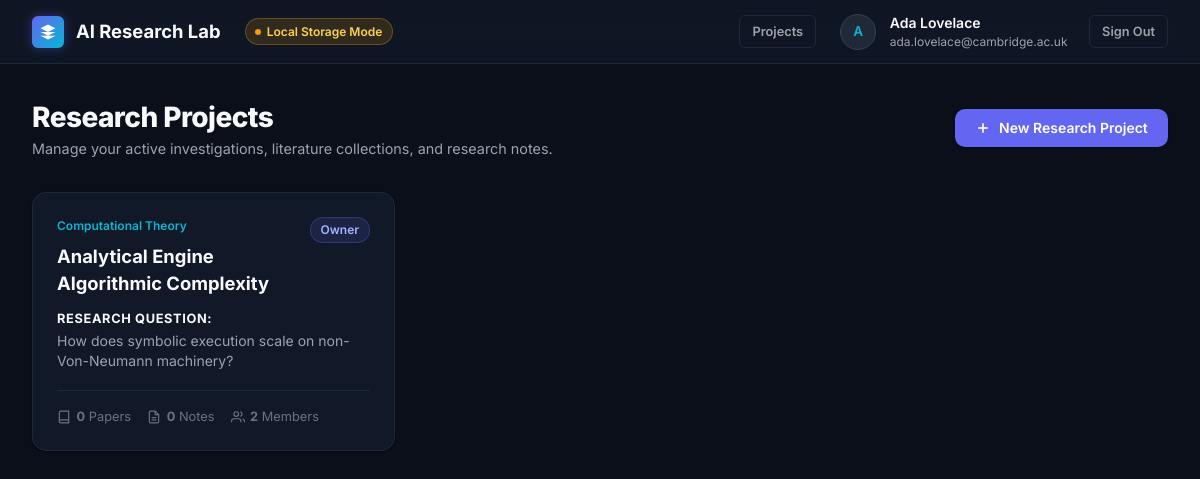
Page /dashboard (signed in) on the committed database.
### tables this page shows
CREATE TABLE project_members (
        id TEXT PRIMARY KEY,
        project_id TEXT NOT NULL,
        user_id TEXT NOT NULL,
        role TEXT NOT NULL CHECK (role IN ('owner', 'researcher', 'viewer')),
        joined_at TEXT NOT NULL,
        UNIQUE(project_id, user_id),
        FOREIGN KEY (project_id) REFERENCES projects(id) ON DELETE CASCADE,
        FOREIGN KEY (user_id) REFERENCES profiles(id) ON DELETE CASCADE
    );

CREATE TABLE projects (
        id TEXT PRIMARY KEY,
        title TEXT NOT NULL,
        research_question TEXT,
        domain TEXT,
        description TEXT,
        created_by TEXT NOT NULL,
        created_at TEXT NOT NULL,
        updated_at TEXT NOT NULL,
        FOREIGN KEY (created_by) REFERENCES profiles(id) ON DELETE CASCADE
    );

### app.py (the view)
@app.route("/dashboard")
@login_required
def dashboard():
    user = session["user"]
    projects = db.get_user_projects(user["id"])
    return render_template("dashboard.html", projects=projects)

### app.py (called while the page is built)
def login_required(f):
    @wraps(f)
    def decorated_function(*args, **kwargs):
        if "user" not in session or not session["user"].get("id"):
            flash("Please sign in to access your research workspace.", "info")
            return redirect(url_for("login", next=request.url))
        return f(*args, **kwargs)
    return decorated_function

@app.context_processor
def inject_global_context():
    return {
        "current_user": session.get("user"),
        "is_supabase_live": db.IS_SUPABASE_CONFIGURED,
        "app_env": os.getenv("APP_ENV", "development")
    }

### templates/dashboard.html (shortened to what this page needs)
{% extends "base.html" %}
{% block content %}
<div style="display: flex; align-items: center; justify-content: space-between; margin-bottom: 2rem;">
  <div>
    <h1 style="font-size: 1.75rem; font-weight: 800; letter-spacing: -0.02em;">Research Projects</h1>
    <p style="color: var(--text-secondary); font-size: 0.9rem;">
      Manage your active investigations, literature collections, and research notes.
    </p>
  </div>
  <button class="btn btn-primary" onclick="openModal('modal-new-project')" id="btn-new-project">
    <svg width="16" height="16" viewBox="0 0 24 24" fill="none" stroke="currentColor" stroke-width="2.5">
      <line x1="12" y1="5" x2="12" y2="19"></line>
      <line x1="5" y1="12" x2="19" y2="12"></line>
    </svg>
    New Research Project
  </button>
</div>
{% if projects %}
  <div class="grid-projects">
    {% for proj in projects %}
      <a href="{{ url_for('project_view', project_id=proj.id) }}" class="card card-hover project-card" id="project-card-{{ proj.id }}">
        <div class="project-card-header">
          <div>
            {% if proj.domain %}
              <div class="project-card-domain">{{ proj.domain }}</div>
            {% endif %}
            <h2 class="project-card-title">{{ proj.title }}</h2>
          </div>
          <span class="badge badge-{{ proj.role }}">{{ proj.role }}</span>
        </div>
        {% if proj.research_question %}
          <div class="project-card-rq">
            <strong style="color: var(--text-primary); font-size: 0.8rem; text-transform: uppercase; letter-spacing: 0.05em; display: block; margin-bottom: 0.2rem;">Research Question:</strong>
            {{ proj.research_question | truncate(110) }}
          </div>
        {% elif proj.description %}
          <div class="project-card-rq">
            {{ proj.description | truncate(110) }}
          </div>
        {% else %}
          <div class="project-card-rq" style="color: var(--text-muted); font-style: italic;">
            No research question set.
          </div>
        {% endif %}
        <div class="project-metrics">
          <div class="metric-item" title="Saved Literature">
            <svg viewBox="0 0 24 24" fill="none" stroke="currentColor" stroke-width="2">
              <path d="M4 19.5A2.5 2.5 0 0 1 6.5 17H20"/>
              <path d="M6.5 2H20v20H6.5A2.5 2.5 0 0 1 4 19.5v-15A2.5 2.5 0 0 1 6.5 2z"/>
            </svg>
            <span><strong>{{ proj.papers_count }}</strong> Papers</span>
          </div>
          <div class="metric-item" title="Research Notes">
            <svg viewBox="0 0 24 24" fill="none" stroke="currentColor" stroke-width="2">
              <path d="M14 2H6a2 2 0 0 0-2 2v16a2 2 0 0 0 2 2h12a2 2 0 0 0 2-2V8z"/>
              <polyline points="14 2 14 8 20 8"/>
              <line x1="16" y1="13" x2="8" y2="13"/>
              <line x1="16" y1="17" x2="8" y2="17"/>
            </svg>
            <span><strong>{{ proj.notes_count }}</strong> Notes</span>
          </div>
          <div class="metric-item" title="Collaborators">
            <svg viewBox="0 0 24 24" fill="none" stroke="currentColor" stroke-width="2">
              <path d="M17 21v-2a4 4 0 0 0-4-4H5a4 4 0 0 0-4 4v2"/>
              <circle cx="9" cy="7" r="4"/>
              <path d="M23 21v-2a4 4 0 0 0-3-3.87"/>
              <path d="M16 3.13a4 4 0 0 1 0 7.75"/>
            </svg>
            <span><strong>{{ proj.members_count }}</strong> Members</span>
          </div>
        </div>
      </a>
    {% endfor %}
  </div>
{% endif %}
{% endblock %}

### static/css/style.css (style rules this page uses)
:root { --bg-main: #0B0F19; --bg-surface: #111827; --bg-surface-elevated: #1F2937; --bg-surface-hover: #283548; --border-subtle: #1F293D; --border-strong: #374151; --border-focus: #6366F1; --text-primary: #F9FAFB; --text-secondary: #9CA3AF; --text-muted: #6B7280; --accent-primary: #6366F1; --accent-primary-hover: #4F46E5; --accent-cyan: #06B6D4; --accent-emerald: #10B981; --accent-amber: #F59E0B; --accent-rose: #EF4444; --radius-sm: 6px; --radius-md: 10px; --radius-lg: 14px; --radius-full: 9999px; --shadow-sm: 0 1px 2px 0 rgba(0, 0, 0, 0.4); --shadow-md: 0 4px 12px -2px rgba(0, 0, 0, 0.5), 0 2px 6px -2px rgba(0, 0, 0, 0.4); --shadow-lg: 0 10px 25px -5px rgba(0, 0, 0, 0.6), 0 8px 10px -6px rgba(0, 0, 0, 0.5); --shadow-glow: 0 0 20px rgba(99, 102, 241, 0.25); --font-sans: 'Inter', -apple-system, BlinkMacSystemFont, "Segoe UI", Roboto, sans-serif; --font-mono: 'JetBrains Mono', 'Fira Code', Menlo, monospace; }
* { box-sizing: border-box; margin: 0; padding: 0; }
body { font-family: var(--font-sans); background-color: var(--bg-main); color: var(--text-primary); line-height: 1.5; min-height: 100vh; display: flex; flex-direction: column; -webkit-font-smoothing: antialiased; }
.badge { display: inline-flex; align-items: center; gap: 0.35rem; padding: 0.2rem 0.6rem; font-size: 0.75rem; font-weight: 600; border-radius: var(--radius-full); text-transform: capitalize; }
.badge-owner { background-color: rgba(99, 102, 241, 0.15); color: #A5B4FC; border: 1px solid rgba(99, 102, 241, 0.3); }
.btn { display: inline-flex; align-items: center; justify-content: center; gap: 0.5rem; padding: 0.6rem 1.2rem; font-size: 0.875rem; font-weight: 600; font-family: inherit; border-radius: var(--radius-md); border: 1px solid transparent; cursor: pointer; transition: all 0.18s ease; text-decoration: none; }
.btn-primary { background-color: var(--accent-primary); color: #FFFFFF; box-shadow: 0 1px 3px rgba(0,0,0,0.3); }
.card { background-color: var(--bg-surface); border: 1px solid var(--border-subtle); border-radius: var(--radius-lg); padding: 1.5rem; box-shadow: var(--shadow-sm); transition: all 0.2s ease; }
.grid-projects { display: grid; grid-template-columns: repeat(auto-fill, minmax(340px, 1fr)); gap: 1.5rem; margin-top: 1.5rem; }
.project-card { display: flex; flex-direction: column; height: 100%; text-decoration: none; color: inherit; }
.project-card-header { display: flex; align-items: flex-start; justify-content: space-between; margin-bottom: 0.75rem; gap: 1rem; }
.project-card-title { font-size: 1.15rem; font-weight: 700; color: var(--text-primary); }
.project-card-domain { font-size: 0.75rem; color: var(--accent-cyan); font-weight: 600; margin-bottom: 0.5rem; }
.project-card-rq { font-size: 0.875rem; color: var(--text-secondary); margin-bottom: 1.25rem; line-height: 1.4; flex: 1; }
.project-metrics { display: flex; align-items: center; gap: 1rem; padding-top: 1rem; border-top: 1px solid var(--border-subtle); font-size: 0.8rem; color: var(--text-muted); }
.metric-item { display: flex; align-items: center; gap: 0.35rem; }
.metric-item svg { width: 14px; height: 14px; }

### rows in the picture
project_members: domain "Computational Theory", title "Analytical Engine Algorithmic Complexity", role "Owner", research_question "How does symbolic execution scale on non-Von-Neumann machinery?", papers_count "0", notes_count "0", members_count "2"

### other values in the picture
{{ current_user.full_name[0] | upper if current_user.full_name else 'U' }} "A"
{{ current_user.full_name }} "Ada Lovelace"
{{ current_user.email }} "ada.lovelace@cambridge.ac.uk"
